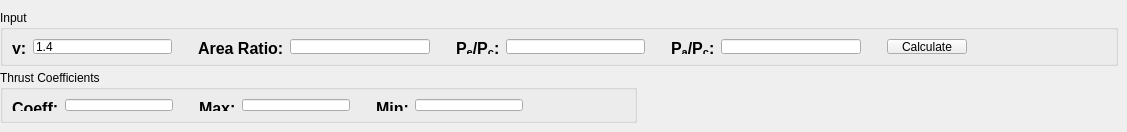
      <widget class="QWidget" name="tab_7">
       <attribute name="title">
        <string>Rocket Nozzle</string>
       </attribute>
       <widget class="QGroupBox" name="groupBox_18">
        <property name="geometry">
         <rect>
          <x>0</x>
          <y>10</y>
          <width>1118</width>
          <height>56</height>
         </rect>
        </property>
        <property name="title">
         <string>Input</string>
        </property>
        <layout class="QHBoxLayout" name="horizontalLayout_16">
         <item>
          <widget class="QLabel" name="label_106">
           <property name="maximumSize">
            <size>
             <width>16777215</width>
             <height>16777215</height>
            </size>
           </property>
           <property name="font">
            <font>
             <pointsize>12</pointsize>
             <weight>75</weight>
             <bold>true</bold>
            </font>
           </property>
           <property name="text">
            <string>&lt;html&gt;&lt;head/&gt;&lt;body&gt;&lt;p&gt;γ:&lt;/p&gt;&lt;/body&gt;&lt;/html&gt;</string>
           </property>
          </widget>
         </item>
         <item>
          <widget class="QLineEdit" name="rocketNozzleGammaEntry">
           <property name="text">
            <string>1.4</string>
           </property>
          </widget>
         </item>
         <item>
          <spacer name="horizontalSpacer_92">
           <property name="orientation">
            <enum>Qt::Horizontal</enum>
           </property>
           <property name="sizeType">
            <enum>QSizePolicy::Maximum</enum>
           </property>
           <property name="sizeHint" stdset="0">
            <size>
             <width>20</width>
             <height>20</height>
            </size>
           </property>
          </spacer>
         </item>
         <item>
          <widget class="QLabel" name="label_110">
           <property name="maximumSize">
            <size>
             <width>16777215</width>
             <height>16777215</height>
            </size>
           </property>
           <property name="font">
            <font>
             <pointsize>12</pointsize>
             <weight>75</weight>
             <bold>true</bold>
            </font>
           </property>
           <property name="text">
            <string>&lt;html&gt;&lt;head/&gt;&lt;body&gt;&lt;p&gt;Area Ratio:&lt;/p&gt;&lt;/body&gt;&lt;/html&gt;</string>
           </property>
          </widget>
         </item>
         <item>
          <widget class="QLineEdit" name="rocketNozzleAreaRatioEdit"/>
         </item>
         <item>
          <spacer name="horizontalSpacer_91">
           <property name="orientation">
            <enum>Qt::Horizontal</enum>
           </property>
           <property name="sizeType">
            <enum>QSizePolicy::Maximum</enum>
           </property>
           <property name="sizeHint" stdset="0">
            <size>
             <width>20</width>
             <height>20</height>
            </size>
           </property>
          </spacer>
         </item>
         <item>
          <widget class="QLabel" name="label_115">
           <property name="maximumSize">
            <size>
             <width>16777215</width>
             <height>16777215</height>
            </size>
           </property>
           <property name="font">
            <font>
             <pointsize>12</pointsize>
             <weight>75</weight>
             <bold>true</bold>
            </font>
           </property>
           <property name="text">
            <string>&lt;html&gt;&lt;head/&gt;&lt;body&gt;&lt;p&gt;P&lt;span style=&quot; vertical-align:sub;&quot;&gt;e&lt;/span&gt;/P&lt;span style=&quot; vertical-align:sub;&quot;&gt;c&lt;/span&gt;:&lt;/p&gt;&lt;/body&gt;&lt;/html&gt;</string>
           </property>
          </widget>
         </item>
         <item>
          <widget class="QLineEdit" name="rocketNozzlePePcEdit"/>
         </item>
         <item>
          <spacer name="horizontalSpacer_90">
           <property name="orientation">
            <enum>Qt::Horizontal</enum>
           </property>
           <property name="sizeType">
            <enum>QSizePolicy::Maximum</enum>
           </property>
           <property name="sizeHint" stdset="0">
            <size>
             <width>20</width>
             <height>20</height>
            </size>
           </property>
          </spacer>
         </item>
         <item>
          <widget class="QLabel" name="label_116">
           <property name="maximumSize">
            <size>
             <width>16777215</width>
             <height>16777215</height>
            </size>
           </property>
           <property name="font">
            <font>
             <pointsize>12</pointsize>
             <weight>75</weight>
             <bold>true</bold>
            </font>
           </property>
           <property name="text">
            <string>&lt;html&gt;&lt;head/&gt;&lt;body&gt;&lt;p&gt;P&lt;span style=&quot; vertical-align:sub;&quot;&gt;a&lt;/span&gt;/P&lt;span style=&quot; vertical-align:sub;&quot;&gt;c&lt;/span&gt;:&lt;/p&gt;&lt;/body&gt;&lt;/html&gt;</string>
           </property>
          </widget>
         </item>
         <item>
          <widget class="QLineEdit" name="rocketNozzlePaPcEdit"/>
         </item>
         <item>
          <spacer name="horizontalSpacer_88">
           <property name="orientation">
            <enum>Qt::Horizontal</enum>
           </property>
           <property name="sizeType">
            <enum>QSizePolicy::Maximum</enum>
           </property>
           <property name="sizeHint" stdset="0">
            <size>
             <width>20</width>
             <height>20</height>
            </size>
           </property>
          </spacer>
         </item>
         <item>
          <widget class="QPushButton" name="rocketNozzleCalculateBtn">
           <property name="text">
            <string>Calculate</string>
           </property>
          </widget>
         </item>
         <item>
          <spacer name="horizontalSpacer_89">
           <property name="orientation">
            <enum>Qt::Horizontal</enum>
           </property>
           <property name="sizeHint" stdset="0">
            <size>
             <width>40</width>
             <height>20</height>
            </size>
           </property>
          </spacer>
         </item>
        </layout>
       </widget>
       <widget class="QGroupBox" name="groupBox_19">
        <property name="geometry">
         <rect>
          <x>0</x>
          <y>70</y>
          <width>637</width>
          <height>53</height>
         </rect>
        </property>
        <property name="title">
         <string>Thrust Coefficients</string>
        </property>
        <layout class="QHBoxLayout" name="horizontalLayout_17">
         <item>
          <widget class="QLabel" name="label_118">
           <property name="font">
            <font>
             <pointsize>12</pointsize>
             <weight>75</weight>
             <bold>true</bold>
            </font>
           </property>
           <property name="text">
            <string>&lt;html&gt;&lt;head/&gt;&lt;body&gt;&lt;p&gt;Coeff:&lt;/p&gt;&lt;/body&gt;&lt;/html&gt;</string>
           </property>
          </widget>
         </item>
         <item>
          <widget class="QLineEdit" name="rocketNozzleThrustCoeffEdit"/>
         </item>
         <item>
          <spacer name="horizontalSpacer_87">
           <property name="orientation">
            <enum>Qt::Horizontal</enum>
           </property>
           <property name="sizeType">
            <enum>QSizePolicy::Maximum</enum>
           </property>
           <property name="sizeHint" stdset="0">
            <size>
             <width>20</width>
             <height>20</height>
            </size>
           </property>
          </spacer>
         </item>
         <item>
          <widget class="QLabel" name="label_122">
           <property name="font">
            <font>
             <pointsize>12</pointsize>
             <weight>75</weight>
             <bold>true</bold>
            </font>
           </property>
           <property name="text">
            <string>&lt;html&gt;&lt;head/&gt;&lt;body&gt;&lt;p&gt;Max:&lt;/p&gt;&lt;/body&gt;&lt;/html&gt;</string>
           </property>
          </widget>
         </item>
         <item>
          <widget class="QLineEdit" name="rocketNozzleMaxThrustCoeffEdit"/>
         </item>
         <item>
          <spacer name="horizontalSpacer_86">
           <property name="orientation">
            <enum>Qt::Horizontal</enum>
           </property>
           <property name="sizeType">
            <enum>QSizePolicy::Maximum</enum>
           </property>
           <property name="sizeHint" stdset="0">
            <size>
             <width>20</width>
             <height>20</height>
            </size>
           </property>
          </spacer>
         </item>
         <item>
          <widget class="QLabel" name="label_121">
           <property name="font">
            <font>
             <pointsize>12</pointsize>
             <weight>75</weight>
             <bold>true</bold>
            </font>
           </property>
           <property name="text">
            <string>&lt;html&gt;&lt;head/&gt;&lt;body&gt;&lt;p&gt;Min:&lt;/p&gt;&lt;/body&gt;&lt;/html&gt;</string>
           </property>
          </widget>
         </item>
         <item>
          <widget class="QLineEdit" name="rocketNozzleMinThrustCoeffEdit"/>
         </item>
         <item>
          <spacer name="horizontalSpacer_93">
           <property name="orientation">
            <enum>Qt::Horizontal</enum>
           </property>
           <property name="sizeHint" stdset="0">
            <size>
             <width>40</width>
             <height>20</height>
            </size>
           </property>
          </spacer>
         </item>
        </layout>
       </widget>
      </widget>
